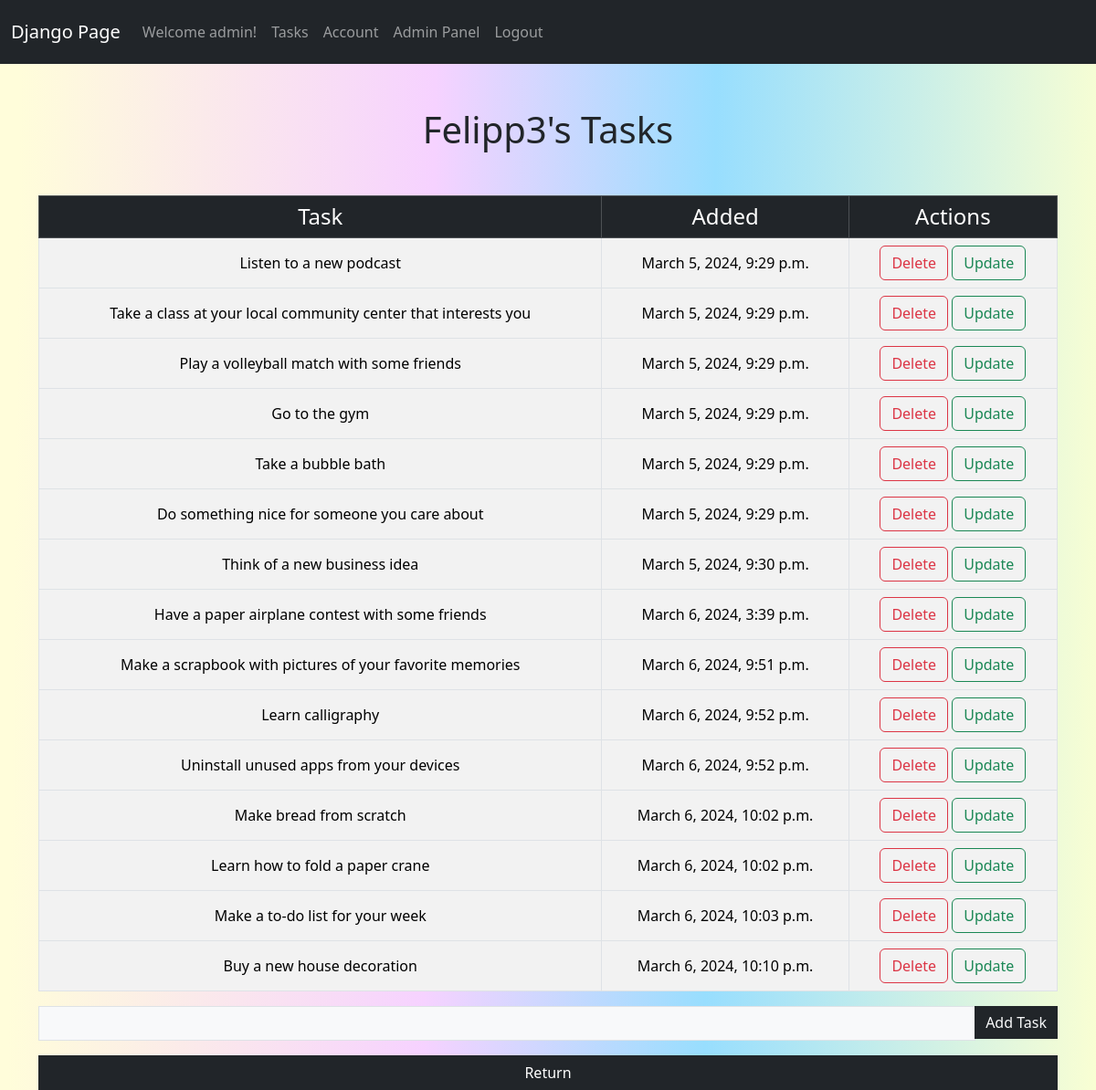
/tasks/16 (signed in), run on the app's committed database.
### website/models.py (models this page shows)
class Task(models.Model):
    content = models.TextField(max_length=100)
    date_created = models.DateTimeField(default=now)
    user = models.ForeignKey(User, on_delete=models.CASCADE)

### website/views.py (the view)
# urls.py: path('tasks/<int:user_id>', views.tasks_admview, name='tasks_admview'),
@staff_member_required
def tasks_admview(request, user_id):
    username = User.objects.get(pk=user_id)
    tasks = Task.objects.filter(user_id=user_id)
    if request.method == 'POST':
        content = request.POST['content']
        task = Task(content=content, user_id=user_id)
        task.save()
        return redirect('tasks_admview', user_id=user_id)
    else:
        return render(request, 'tasks_admview.html', {'tasks': tasks, 'username': username, 'user_id': user_id})

### website/templates/tasks_admview.html (shortened to what this page needs)
{% extends 'base.html' %}
{% block content %}
<div class="col-md-12">
    <h1 class="mb-5 mt-5 text-center text-dark">{{username}}'s Tasks</h1>
    {% if tasks|length < 1 %} <h1 class="text-center h3 mb-5">No tasks available.</p>
        {% else %}
        <table class="table table-striped table-bordered table-hover">
            <thead class="text-center table-dark">
                <tr>
                    <th class="h4" scope="col ">Task</th>
                    <th class="h4" scope="col">Added</th>
                    <th class="h4" scope="col">Actions</th>
                </tr>
            </thead>
            {% for task in tasks %}
            <tbody class="text-center align-middle">
                <tr>
                    <td>{{ task.content }}</td>
                    <td>{{ task.date_created }}</td>
                    <td>
                        <a class="btn btn-outline-danger"
                            href="{% url 'delete_task_adminview' task.id user_id%}">Delete</a>
                        <a class="btn btn-outline-success"
                            href="{% url 'update_task_adminview' task.id user_id %}">Update</a>
                    </td>
                </tr>
            </tbody>
            {% endfor %}
        </table>
        {% endif %}
        <form method="POST">
            <div class="input-group mb-3">
                <input class="form-control bg-light rounded-0" type="text" name="content">
                <div class="input-group-append">
                    <input class="btn bg-dark text-light border-0 ml-1 rounded-0" type="submit" value="Add Task">
                </div>
            </div>
        </form>
        <div class="d-grid gap-2">
            <a class="btn btn-dark rounded-0" href="{% url 'users' %}">Return</a>
        </div>
</div>
{% endblock %}

### website/templates/navbar.html (shortened to what this page needs)
<nav class="navbar navbar-expand-lg navbar-dark bg-dark height-navbar">
    <div class="container-fluid">
        <a class="navbar-brand" href="{% url 'home' %}">Django Page</a>
        <div class="collapse navbar-collapse" id="navbarSupportedContent">
            <ul class="navbar-nav me-auto mb-2 mb-lg-0">
                {% if user.is_authenticated %}
                <li class="nav-item">
                    <a class="nav-link" style="cursor: default;">Welcome {{ user.get_username }}!</a>
                </li>
                <li class="nav-item">
                    <a class="nav-link" href="{% url 'tasks' %}">Tasks</a>
                </li>
                <li class="nav-item">
                    <a class="nav-link" href="{% url 'account' %}">Account</a>
                </li>
                {% if user.is_superuser %}
                <li class="nav-item">
                    <a class="nav-link" href="{% url 'users' %}">Admin Panel</a>
                </li>
                {% endif %}
                <li class="nav-item">
                    <a class="nav-link" href="{% url 'logout' %}">Logout</a>
                </li>
                {% endif %}
            </ul>
        </div>
    </div>
</nav>

### website/static/css/styles.css (style rules this page uses)
* { box-sizing: border-box }
:root { --nav-height: 70px; }
body { width: 100vw; min-height: 100vh; margin: 0; padding: 0; background: linear-gradient(90.7deg, rgb(255, 253, 218) 1.9%, rgb(246, 210, 255) 39.3%, rgb(152, 222, 254) 64.7%, rgb(251, 255, 210) 100.8%); scroll-behavior: smooth; }
.height-navbar { height: var(--nav-height); }

### data on the page
Task: content "Listen to a new podcast", date_created "March 5, 2024, 9:29 p.m."
Task: content "Take a class at your local community center that interests you", date_created "March 5, 2024, 9:29 p.m."
Task: content "Play a volleyball match with some friends", date_created "March 5, 2024, 9:29 p.m."
Task: content "Go to the gym", date_created "March 5, 2024, 9:29 p.m."
Task: content "Take a bubble bath", date_created "March 5, 2024, 9:29 p.m."
Task: content "Do something nice for someone you care about", date_created "March 5, 2024, 9:29 p.m."
Task: content "Think of a new business idea", date_created "March 5, 2024, 9:30 p.m."
Task: content "Have a paper airplane contest with some friends", date_created "March 6, 2024, 3:39 p.m."
Task: content "Make a scrapbook with pictures of your favorite memories", date_created "March 6, 2024, 9:51 p.m."
Task: content "Learn calligraphy", date_created "March 6, 2024, 9:52 p.m."
Task: content "Uninstall unused apps from your devices", date_created "March 6, 2024, 9:52 p.m."
Task: content "Make bread from scratch", date_created "March 6, 2024, 10:02 p.m."
Task: content "Learn how to fold a paper crane", date_created "March 6, 2024, 10:02 p.m."
Task: content "Make a to-do list for your week", date_created "March 6, 2024, 10:03 p.m."
Task: content "Buy a new house decoration", date_created "March 6, 2024, 10:10 p.m."

### other printed values
{{ user.get_username }} "admin"
{{ username }} "Felipp3"
